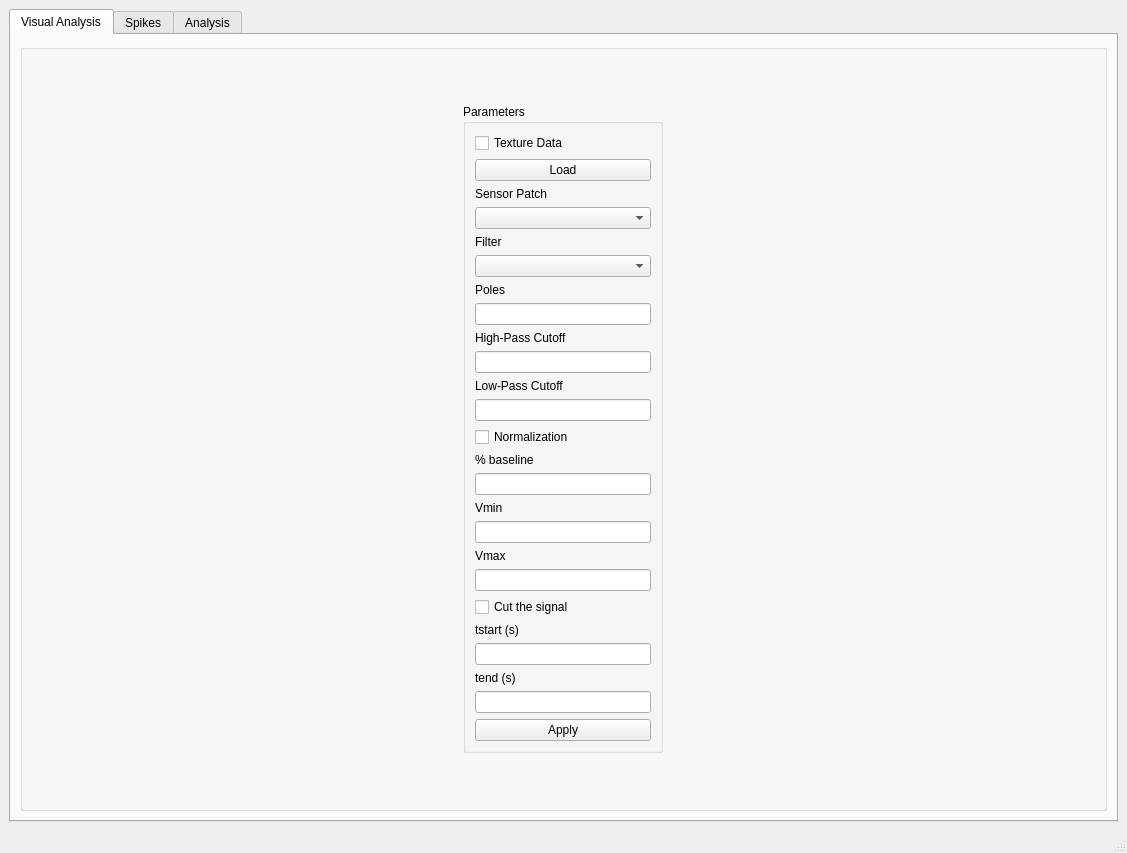
<?xml version="1.0" encoding="UTF-8"?>
<ui version="4.0">
 <class>MainWindow</class>
 <widget class="QMainWindow" name="MainWindow">
  <property name="geometry">
   <rect>
    <x>0</x>
    <y>0</y>
    <width>1127</width>
    <height>853</height>
   </rect>
  </property>
  <property name="windowTitle">
   <string>MainWindow</string>
  </property>
  <widget class="QWidget" name="centralwidget">
   <layout class="QGridLayout" name="gridLayout_3">
    <item row="0" column="1">
     <widget class="QTabWidget" name="tabWidget">
      <property name="currentIndex">
       <number>0</number>
      </property>
      <widget class="QWidget" name="tab">
       <attribute name="title">
        <string>Visual Analysis</string>
       </attribute>
       <layout class="QGridLayout" name="gridLayout">
        <item row="0" column="0">
         <widget class="QGroupBox" name="groupBox">
          <property name="title">
           <string/>
          </property>
          <layout class="QGridLayout" name="gridLayout_4">
           <item row="0" column="0">
            <layout class="QHBoxLayout" name="horizontalLayout_3">
             <item>
              <widget class="QGroupBox" name="gbParameters">
               <property name="maximumSize">
                <size>
                 <width>200</width>
                 <height>700</height>
                </size>
               </property>
               <property name="title">
                <string>Parameters</string>
               </property>
               <layout class="QGridLayout" name="gridLayout_2">
                <item row="1" column="0">
                 <layout class="QVBoxLayout" name="verticalLayout_2">
                  <item>
                   <widget class="QPushButton" name="btnLoadSignal">
                    <property name="maximumSize">
                     <size>
                      <width>200</width>
                      <height>16777215</height>
                     </size>
                    </property>
                    <property name="text">
                     <string>Load</string>
                    </property>
                   </widget>
                  </item>
                  <item>
                   <widget class="QLabel" name="label_18">
                    <property name="text">
                     <string>Sensor Patch</string>
                    </property>
                   </widget>
                  </item>
                  <item>
                   <widget class="QComboBox" name="cbSensorPatch"/>
                  </item>
                  <item>
                   <widget class="QLabel" name="label_3">
                    <property name="maximumSize">
                     <size>
                      <width>200</width>
                      <height>16777215</height>
                     </size>
                    </property>
                    <property name="text">
                     <string>Filter</string>
                    </property>
                   </widget>
                  </item>
                  <item>
                   <widget class="QComboBox" name="cbFilter">
                    <property name="maximumSize">
                     <size>
                      <width>200</width>
                      <height>16777215</height>
                     </size>
                    </property>
                   </widget>
                  </item>
                  <item>
                   <widget class="QLabel" name="label">
                    <property name="maximumSize">
                     <size>
                      <width>200</width>
                      <height>16777215</height>
                     </size>
                    </property>
                    <property name="text">
                     <string>Poles</string>
                    </property>
                   </widget>
                  </item>
                  <item>
                   <widget class="QLineEdit" name="tbPoles">
                    <property name="maximumSize">
                     <size>
                      <width>200</width>
                      <height>16777215</height>
                     </size>
                    </property>
                   </widget>
                  </item>
                  <item>
                   <widget class="QLabel" name="label_2">
                    <property name="maximumSize">
                     <size>
                      <width>200</width>
                      <height>16777215</height>
                     </size>
                    </property>
                    <property name="text">
                     <string>High-Pass Cutoff</string>
                    </property>
                   </widget>
                  </item>
                  <item>
                   <widget class="QLineEdit" name="tbHighPass"/>
                  </item>
                  <item>
                   <widget class="QLabel" name="label_4">
                    <property name="maximumSize">
                     <size>
                      <width>200</width>
                      <height>16777215</height>
                     </size>
                    </property>
                    <property name="text">
                     <string>Low-Pass Cutoff</string>
                    </property>
                   </widget>
                  </item>
                  <item>
                   <widget class="QLineEdit" name="tbLowPass"/>
                  </item>
                  <item>
                   <widget class="QCheckBox" name="chNormalize">
                    <property name="text">
                     <string>Normalization</string>
                    </property>
                   </widget>
                  </item>
                  <item>
                   <widget class="QLabel" name="label_8">
                    <property name="maximumSize">
                     <size>
                      <width>200</width>
                      <height>16777215</height>
                     </size>
                    </property>
                    <property name="text">
                     <string>% baseline</string>
                    </property>
                   </widget>
                  </item>
                  <item>
                   <widget class="QLineEdit" name="tbBaseline">
                    <property name="maximumSize">
                     <size>
                      <width>200</width>
                      <height>16777215</height>
                     </size>
                    </property>
                   </widget>
                  </item>
                  <item>
                   <widget class="QLabel" name="label_6">
                    <property name="maximumSize">
                     <size>
                      <width>200</width>
                      <height>16777215</height>
                     </size>
                    </property>
                    <property name="text">
                     <string>Vmin</string>
                    </property>
                   </widget>
                  </item>
                  <item>
                   <widget class="QLineEdit" name="tbVmin">
                    <property name="maximumSize">
                     <size>
                      <width>200</width>
                      <height>16777215</height>
                     </size>
                    </property>
                   </widget>
                  </item>
                  <item>
                   <widget class="QLabel" name="label_7">
                    <property name="maximumSize">
                     <size>
                      <width>200</width>
                      <height>16777215</height>
                     </size>
                    </property>
                    <property name="text">
                     <string>Vmax</string>
                    </property>
                   </widget>
                  </item>
                  <item>
                   <widget class="QLineEdit" name="tbVmax">
                    <property name="maximumSize">
                     <size>
                      <width>200</width>
                      <height>16777215</height>
                     </size>
                    </property>
                   </widget>
                  </item>
                  <item>
                   <widget class="QCheckBox" name="chCut">
                    <property name="text">
                     <string>Cut the signal</string>
                    </property>
                   </widget>
                  </item>
                  <item>
                   <widget class="QLabel" name="label_10">
                    <property name="maximumSize">
                     <size>
                      <width>200</width>
                      <height>16777215</height>
                     </size>
                    </property>
                    <property name="text">
                     <string>tstart (s)</string>
                    </property>
                   </widget>
                  </item>
                  <item>
                   <widget class="QLineEdit" name="tbTstart">
                    <property name="maximumSize">
                     <size>
                      <width>200</width>
                      <height>16777215</height>
                     </size>
                    </property>
                   </widget>
                  </item>
                  <item>
                   <widget class="QLabel" name="label_11">
                    <property name="maximumSize">
                     <size>
                      <width>200</width>
                      <height>16777215</height>
                     </size>
                    </property>
                    <property name="text">
                     <string>tend (s)</string>
                    </property>
                   </widget>
                  </item>
                  <item>
                   <widget class="QLineEdit" name="tbTend">
                    <property name="maximumSize">
                     <size>
                      <width>200</width>
                      <height>16777215</height>
                     </size>
                    </property>
                   </widget>
                  </item>
                  <item>
                   <widget class="QPushButton" name="btnApply">
                    <property name="maximumSize">
                     <size>
                      <width>200</width>
                      <height>16777215</height>
                     </size>
                    </property>
                    <property name="text">
                     <string>Apply</string>
                    </property>
                   </widget>
                  </item>
                 </layout>
                </item>
                <item row="0" column="0">
                 <widget class="QCheckBox" name="chTexture">
                  <property name="text">
                   <string>Texture Data</string>
                  </property>
                 </widget>
                </item>
               </layout>
              </widget>
             </item>
             <item>
              <layout class="QVBoxLayout" name="vlayoutSignal"/>
             </item>
            </layout>
           </item>
          </layout>
         </widget>
        </item>
       </layout>
      </widget>
      <widget class="QWidget" name="tab_2">
       <attribute name="title">
        <string>Spikes</string>
       </attribute>
       <layout class="QGridLayout" name="gridLayout_6">
        <item row="0" column="0">
         <layout class="QHBoxLayout" name="horizontalLayout_4">
          <item>
           <widget class="QGroupBox" name="groupBox_2">
            <property name="maximumSize">
             <size>
              <width>180</width>
              <height>600</height>
             </size>
            </property>
            <property name="title">
             <string>Izhikevich Model</string>
            </property>
            <layout class="QGridLayout" name="gridLayout_5">
             <item row="18" column="0">
              <widget class="QPushButton" name="btnExport">
               <property name="text">
                <string>Export spikes</string>
               </property>
              </widget>
             </item>
             <item row="7" column="0">
              <widget class="QLineEdit" name="tbIzd">
               <property name="text">
                <string>2</string>
               </property>
              </widget>
             </item>
             <item row="13" column="0">
              <widget class="QPushButton" name="btnRun">
               <property name="text">
                <string>Run</string>
               </property>
              </widget>
             </item>
             <item row="0" column="0">
              <widget class="QLabel" name="label_5">
               <property name="text">
                <string>a</string>
               </property>
              </widget>
             </item>
             <item row="15" column="0">
              <widget class="QComboBox" name="cbPlot1"/>
             </item>
             <item row="16" column="0">
              <widget class="QLabel" name="label_16">
               <property name="text">
                <string>Plot 2</string>
               </property>
              </widget>
             </item>
             <item row="1" column="0">
              <widget class="QLineEdit" name="tbIza">
               <property name="text">
                <string>0.02</string>
               </property>
              </widget>
             </item>
             <item row="3" column="0">
              <widget class="QLineEdit" name="tbIzb">
               <property name="text">
                <string>0.2</string>
               </property>
              </widget>
             </item>
             <item row="14" column="0">
              <widget class="QLabel" name="label_15">
               <property name="text">
                <string>Plot 1</string>
               </property>
              </widget>
             </item>
             <item row="17" column="0">
              <widget class="QComboBox" name="cbPlot2"/>
             </item>
             <item row="2" column="0">
              <widget class="QLabel" name="label_9">
               <property name="text">
                <string>b</string>
               </property>
              </widget>
             </item>
             <item row="5" column="0">
              <widget class="QLineEdit" name="tbIzc">
               <property name="text">
                <string>-65</string>
               </property>
              </widget>
             </item>
             <item row="12" column="0">
              <widget class="QComboBox" name="cbInputCurrent"/>
             </item>
             <item row="6" column="0">
              <widget class="QLabel" name="label_13">
               <property name="text">
                <string>d</string>
               </property>
              </widget>
             </item>
             <item row="8" column="0">
              <widget class="QLabel" name="label_14">
               <property name="text">
                <string>Gain Factor</string>
               </property>
              </widget>
             </item>
             <item row="9" column="0">
              <widget class="QLineEdit" name="tbGain">
               <property name="text">
                <string>30</string>
               </property>
              </widget>
             </item>
             <item row="4" column="0">
              <widget class="QLabel" name="label_12">
               <property name="text">
                <string>c</string>
               </property>
              </widget>
             </item>
             <item row="10" column="0">
              <widget class="QCheckBox" name="chIzNormalize">
               <property name="text">
                <string>Normalization</string>
               </property>
              </widget>
             </item>
             <item row="11" column="0">
              <widget class="QLabel" name="label_17">
               <property name="text">
                <string>Type of Input Current</string>
               </property>
              </widget>
             </item>
            </layout>
           </widget>
          </item>
          <item>
           <layout class="QVBoxLayout" name="vlayoutSpikes"/>
          </item>
         </layout>
        </item>
       </layout>
      </widget>
      <widget class="QWidget" name="tab_3">
       <attribute name="title">
        <string>Analysis</string>
       </attribute>
       <widget class="QWidget" name="horizontalLayoutWidget">
        <property name="geometry">
         <rect>
          <x>130</x>
          <y>30</y>
          <width>160</width>
          <height>80</height>
         </rect>
        </property>
        <layout class="QHBoxLayout" name="horizontalLayout"/>
       </widget>
       <widget class="QGroupBox" name="groupBox_3">
        <property name="geometry">
         <rect>
          <x>130</x>
          <y>170</y>
          <width>221</width>
          <height>271</height>
         </rect>
        </property>
        <property name="title">
         <string>GroupBox</string>
        </property>
        <widget class="QPushButton" name="pushButton">
         <property name="geometry">
          <rect>
           <x>0</x>
           <y>40</y>
           <width>99</width>
           <height>27</height>
          </rect>
         </property>
         <property name="text">
          <string>PushButton</string>
         </property>
        </widget>
       </widget>
      </widget>
     </widget>
    </item>
   </layout>
  </widget>
  <widget class="QMenuBar" name="menubar">
   <property name="geometry">
    <rect>
     <x>0</x>
     <y>0</y>
     <width>1127</width>
     <height>23</height>
    </rect>
   </property>
  </widget>
  <widget class="QStatusBar" name="statusbar"/>
 </widget>
 <resources/>
 <connections/>
</ui>
